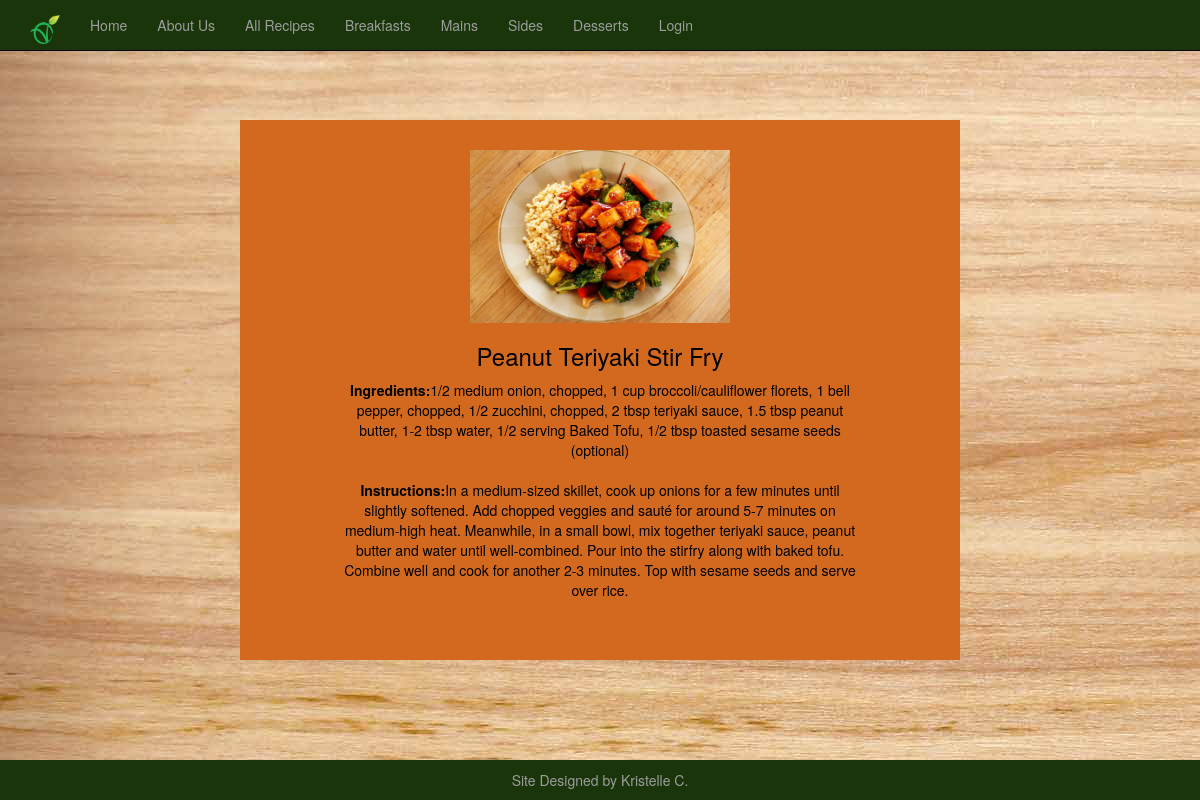
The page /mains/stirfry on the database its author committed.
### tables this page shows
CREATE TABLE veganfood(title text NOT NULL, ingredients text NOT NULL, instructions text NOT NULL);

### index.py (the view)
@app.route('/')
@app.route('/mains')
@app.route('/mains/stirfry')
def stirfry():
 g.db = connect_db()
 cur = g.db.execute("select * from veganfood where title='Peanut Teriyaki Stir Fry'")
 veganfood = [dict(title=row[0], ingredients=row[1], instructions=row[2]) for row in cur.fetchall()]
 g.db.close()
 return render_template('stirfry.html', veganfood=veganfood), 200

### index.py (called while the page is built)
def connect_db():
 return sqlite3.connect(app.database)

### templates/stirfry.html (shortened to what this page needs)
{% extends "base.html" %}
{%block content%}
<div class="row">
  <div class="column" style="background-color:chocolate; color:black;">
	<img src="{{ url_for('static', filename='img/stirfry.jpg') }}"/>
    <p> {% for veganfood in veganfood %}
			<h3>{{ veganfood.title }} <br></h3>
			 <strong>Ingredients:</strong>{{ veganfood.ingredients }}<br><br>
			 <strong>Instructions:</strong>{{ veganfood.instructions }}<br>
	    {% endfor %}</p>
  </div>
</div>
<footer>Site Designed by Kristelle C.</footer>
 {% endblock %}

### templates/base.html (style rules this page uses)
.row { margin-right: -15px; margin-left: -15px; margin: 10% 20%; }
.column { width: 100%; padding: 30px 100px 50px; text-align: center; }
.column img { width: 50%; height: auto; }
* { box-sizing: border-box; }

### templates/stirfry.html (style rules this page uses)
footer { clear: both; text-align: center; font-size:14px; position:fixed; right: 0; left: 0; padding: 1rem; background-color:#193509; margin-top:20px; bottom:0; color:#9d9d9d; width:100%; }

### rows shown on the page
veganfood: title "Peanut Teriyaki Stir Fry", ingredients "1/2 medium onion, chopped, 1 cup broccoli/cauliflower florets, 1 bell pepper, chopped, 1/2 zucchini, chopped, 2 tbsp teriyaki sauce, 1.5 tbsp peanut butter, 1-2 tbsp water, 1/2 serving Baked Tofu, 1/2 tbsp toasted sesame seeds (optional)", instructions "In a medium-sized skillet, cook up onions for a few minutes until slightly softened. Add chopped veggies and sauté for around 5-7 minutes on medium-high heat. Meanwhile, in a small bowl, mix together teriyaki sauce, peanut butter and water until well-combined. Pour into the stirfry along with baked tofu. Combine well and cook for another 2-3 minutes. Top with sesame seeds and serve over rice."
